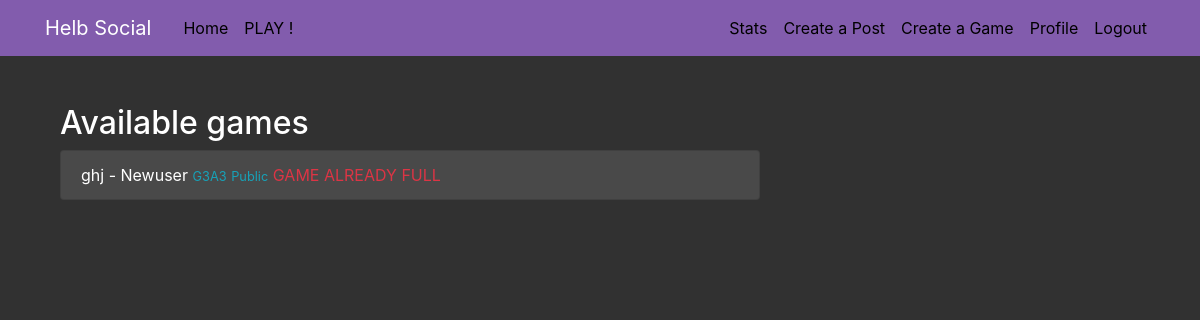
The app's page /list/ (signed in) with its own data.
### blog/models.py (models this page shows, shortened)
class Game(models.Model):
    title = models.CharField(max_length=100)
    date_posted = models.DateTimeField(default=timezone.now)
    game_author = models.ForeignKey(User, on_delete=models.CASCADE, related_name='game_player1')
    game_player2 = models.ForeignKey(User, on_delete=models.SET_NULL, null=True, blank=True, related_name='game_player2')
    finished = models.BooleanField(default=False)
    room_code = models.CharField(max_length=100, null=True, blank=True)
    grid_size = models.PositiveIntegerField(default=3)
    win_size = models.PositiveIntegerField(default=3)
    private = models.BooleanField(default=False)
    winner = models.ForeignKey(User, on_delete=models.SET_NULL, null=True, blank=True, related_name='games_won')
    currentTurn = models.ForeignKey(User, on_delete=models.SET_NULL, null=True, blank=True, related_name='current_turn')
    abandonned = models.BooleanField(default=False)

### blog/views.py (the view)
# urls.py: path('list/', GameListView.as_view(), name='game-list'),
class GameListView(LoginRequiredMixin, ListView):
    model = Game
    template_name = 'blog/game_list.html'
    context_object_name = 'games'
    ordering = ['-date_posted']
    def get_queryset(self):
        return Game.objects.filter(finished=False).order_by('-date_posted')

### blog/templates/blog/game_list.html
{% extends "blog/base.html" %}
{% block content %}
    <div class="container mt-4">
        {% if games %}
            <h2>Available games</h2>
            <ul class="list-group">
                {% for game in games %}
                    <li class="list-group-item">
                        {{ game.title }} - {{ game.game_author.username }}
                        <small class="text-info">G{{ game.grid_size }}A{{ game.win_size }}</small>
                        {% if game.private %}
                            <small class="text-info">Private</small>
                        {% else %}
                            <small class="text-info">Public</small>
                        {% endif %}
                        {% if request.user == game.game_author or request.user == game.game_player2 %}
                            <a href="{% url 'join-game' game_id=game.id %}" class="btn btn-primary btn-sm">Join</a>
                        {% elif game.game_player2 %}
                            <span class="text-danger">GAME ALREADY FULL</span>
                        {% else %}
                            <a href="{% url 'join-game' game_id=game.id %}" class="btn btn-primary btn-sm">Join</a>
                        {% endif %}
                    </li>
                {% endfor %}
            </ul>
        {% else %}
            <h2>NO PARTIES AVAILABLE</h2>
        {% endif %}
    </div>
{% endblock %}

### blog/static/blog/main.css (style rules this page uses)
body { background: #313131; color: #ffffff; margin-top: 5rem; }
h1, h2, h3, h4, h5, h6 { color: #ffffff; }
ul { margin: 0; }
.list-group-item { background: #494949; }

### records on screen
Game: title "ghj", game_author.username "Newuser", grid_size "3", win_size "3", private "Public", shows "GAME ALREADY FULL"
